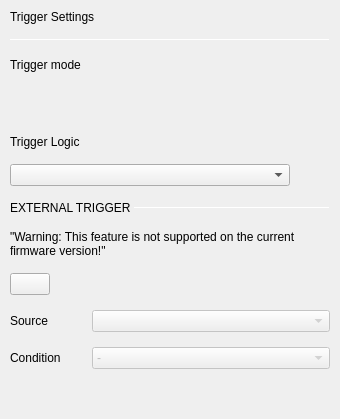
               <widget class="QWidget" name="triggerSettings">
                <property name="sizePolicy">
                 <sizepolicy hsizetype="Fixed" vsizetype="Preferred">
                  <horstretch>0</horstretch>
                  <verstretch>0</verstretch>
                 </sizepolicy>
                </property>
                <property name="minimumSize">
                 <size>
                  <width>100</width>
                  <height>0</height>
                 </size>
                </property>
                <layout class="QVBoxLayout" name="verticalLayout_10">
                 <property name="spacing">
                  <number>15</number>
                 </property>
                 <property name="leftMargin">
                  <number>10</number>
                 </property>
                 <property name="topMargin">
                  <number>10</number>
                 </property>
                 <property name="rightMargin">
                  <number>10</number>
                 </property>
                 <property name="bottomMargin">
                  <number>10</number>
                 </property>
                 <item>
                  <widget class="QLabel" name="label_9">
                   <property name="sizePolicy">
                    <sizepolicy hsizetype="Preferred" vsizetype="Fixed">
                     <horstretch>0</horstretch>
                     <verstretch>0</verstretch>
                    </sizepolicy>
                   </property>
                   <property name="text">
                    <string>Trigger Settings</string>
                   </property>
                   <property name="general_settings_label" stdset="0">
                    <bool>true</bool>
                   </property>
                  </widget>
                 </item>
                 <item>
                  <widget class="Line" name="line_6">
                   <property name="minimumSize">
                    <size>
                     <width>0</width>
                     <height>0</height>
                    </size>
                   </property>
                   <property name="maximumSize">
                    <size>
                     <width>16777215</width>
                     <height>1</height>
                    </size>
                   </property>
                   <property name="autoFillBackground">
                    <bool>false</bool>
                   </property>
                   <property name="lineWidth">
                    <number>1</number>
                   </property>
                   <property name="midLineWidth">
                    <number>0</number>
                   </property>
                   <property name="orientation">
                    <enum>Qt::Horizontal</enum>
                   </property>
                   <property name="blue_line" stdset="0">
                    <bool>true</bool>
                   </property>
                  </widget>
                 </item>
                 <item>
                  <spacer name="verticalSpacer_4">
                   <property name="orientation">
                    <enum>Qt::Vertical</enum>
                   </property>
                   <property name="sizeType">
                    <enum>QSizePolicy::Fixed</enum>
                   </property>
                   <property name="sizeHint" stdset="0">
                    <size>
                     <width>20</width>
                     <height>0</height>
                    </size>
                   </property>
                  </spacer>
                 </item>
                 <item>
                  <layout class="QGridLayout" name="gridLayout">
                   <property name="topMargin">
                    <number>0</number>
                   </property>
                   <property name="spacing">
                    <number>15</number>
                   </property>
                   <item row="3" column="0">
                    <widget class="QLabel" name="label_11">
                     <property name="sizePolicy">
                      <sizepolicy hsizetype="Preferred" vsizetype="Preferred">
                       <horstretch>0</horstretch>
                       <verstretch>0</verstretch>
                      </sizepolicy>
                     </property>
                     <property name="text">
                      <string>Trigger Logic</string>
                     </property>
                    </widget>
                   </item>
                   <item row="4" column="0">
                    <widget class="QComboBox" name="triggerLogicComboBox">
                     <property name="sizePolicy">
                      <sizepolicy hsizetype="Preferred" vsizetype="Fixed">
                       <horstretch>0</horstretch>
                       <verstretch>0</verstretch>
                      </sizepolicy>
                     </property>
                    </widget>
                   </item>
                   <item row="2" column="0">
                    <widget class="scopy::CustomSwitch" name="btnTriggerMode">
                     <property name="sizePolicy">
                      <sizepolicy hsizetype="Expanding" vsizetype="Fixed">
                       <horstretch>0</horstretch>
                       <verstretch>0</verstretch>
                      </sizepolicy>
                     </property>
                     <property name="minimumSize">
                      <size>
                       <width>280</width>
                       <height>30</height>
                      </size>
                     </property>
                     <property name="maximumSize">
                      <size>
                       <width>16777215</width>
                       <height>30</height>
                      </size>
                     </property>
                     <property name="styleSheet">
                      <string notr="true">QPushButton {
min-height: 30px;
max-height: 30px;
min-width: 280px;
border-radius: 4px;
}

QPushButton:disabled {
background-color: qlineargradient(spread:pad, x1:0.5, y1:0, x2:0.501, y2:0, stop:0 #727273, stop:1 #141416);
}

QWidget#handle {
min-height: 30px;
max-height: 30px;
min-width: 142px;
max-width: 142px;
background-color: #4a64ff;
border-radius: 2px;
}

QWidget#handle:disabled {
background-color: #aaaaaa;
}

QLabel {
margin-top: 6px;
background-color: transparent;
line-height: 19px;
}

QLabel#on {
margin-top: 0px;
min-height:30px;
max-height:30px;
min-width:140px;
max-width:140px;
qproperty-alignment: AlignCenter AlignCenter;
margin-left: 0px;
}

QLabel#on:disabled {
color: rgba(255,255,255,102);
}

QLabel#off {
margin-top: 0px;
min-height:30px;
max-height:30px;
min-width:140px;
max-width:140px;
margin-left: 140px;
qproperty-alignment: AlignCenter AlignCenter;
}

QLabel#off:disabled {
color: rgba(255,255,255,51);
}
</string>
                     </property>
                     <property name="text">
                      <string/>
                     </property>
                     <property name="checkable">
                      <bool>true</bool>
                     </property>
                     <property name="checked">
                      <bool>false</bool>
                     </property>
                     <property name="leftText" stdset="0">
                      <string>auto</string>
                     </property>
                     <property name="rightText" stdset="0">
                      <string>normal</string>
                     </property>
                     <property name="duration" stdset="0">
                      <number>100</number>
                     </property>
                    </widget>
                   </item>
                   <item row="0" column="0">
                    <widget class="QLabel" name="label_10">
                     <property name="sizePolicy">
                      <sizepolicy hsizetype="Fixed" vsizetype="Preferred">
                       <horstretch>0</horstretch>
                       <verstretch>0</verstretch>
                      </sizepolicy>
                     </property>
                     <property name="text">
                      <string>Trigger mode</string>
                     </property>
                    </widget>
                   </item>
                   <item row="0" column="1">
                    <spacer name="horizontalSpacer_12">
                     <property name="orientation">
                      <enum>Qt::Horizontal</enum>
                     </property>
                     <property name="sizeHint" stdset="0">
                      <size>
                       <width>40</width>
                       <height>20</height>
                      </size>
                     </property>
                    </spacer>
                   </item>
                  </layout>
                 </item>
                 <item>
                  <layout class="QHBoxLayout" name="horizontalLayout_10">
                   <property name="spacing">
                    <number>0</number>
                   </property>
                   <property name="topMargin">
                    <number>0</number>
                   </property>
                   <item>
                    <widget class="QLabel" name="label_12">
                     <property name="sizePolicy">
                      <sizepolicy hsizetype="Fixed" vsizetype="Preferred">
                       <horstretch>0</horstretch>
                       <verstretch>0</verstretch>
                      </sizepolicy>
                     </property>
                     <property name="text">
                      <string>EXTERNAL TRIGGER </string>
                     </property>
                     <property name="subsection_label" stdset="0">
                      <bool>true</bool>
                     </property>
                    </widget>
                   </item>
                   <item>
                    <widget class="Line" name="line_7">
                     <property name="sizePolicy">
                      <sizepolicy hsizetype="Expanding" vsizetype="Fixed">
                       <horstretch>0</horstretch>
                       <verstretch>0</verstretch>
                      </sizepolicy>
                     </property>
                     <property name="maximumSize">
                      <size>
                       <width>16777215</width>
                       <height>1</height>
                      </size>
                     </property>
                     <property name="orientation">
                      <enum>Qt::Horizontal</enum>
                     </property>
                     <property name="subsection_line" stdset="0">
                      <bool>true</bool>
                     </property>
                    </widget>
                   </item>
                  </layout>
                 </item>
                 <item>
                  <widget class="QWidget" name="externalWidget" native="true">
                   <layout class="QVBoxLayout" name="verticalLayout_11">
                    <property name="spacing">
                     <number>15</number>
                    </property>
                    <property name="leftMargin">
                     <number>0</number>
                    </property>
                    <property name="topMargin">
                     <number>0</number>
                    </property>
                    <property name="rightMargin">
                     <number>0</number>
                    </property>
                    <property name="bottomMargin">
                     <number>0</number>
                    </property>
                    <item>
                     <widget class="QLabel" name="lblWarningFw">
                      <property name="sizePolicy">
                       <sizepolicy hsizetype="Minimum" vsizetype="Minimum">
                        <horstretch>0</horstretch>
                        <verstretch>0</verstretch>
                       </sizepolicy>
                      </property>
                      <property name="text">
                       <string>&quot;Warning: This feature is not supported on the current firmware version!&quot;</string>
                      </property>
                      <property name="wordWrap">
                       <bool>true</bool>
                      </property>
                     </widget>
                    </item>
                    <item>
                     <layout class="QHBoxLayout" name="horizontalLayout_11">
                      <property name="topMargin">
                       <number>0</number>
                      </property>
                      <item>
                       <widget class="scopy::CustomSwitch" name="btnEnableExternalTrigger">
                        <property name="text">
                         <string/>
                        </property>
                       </widget>
                      </item>
                      <item>
                       <spacer name="horizontalSpacer_16">
                        <property name="orientation">
                         <enum>Qt::Horizontal</enum>
                        </property>
                        <property name="sizeHint" stdset="0">
                         <size>
                          <width>40</width>
                          <height>20</height>
                         </size>
                        </property>
                       </spacer>
                      </item>
                     </layout>
                    </item>
                    <item>
                     <layout class="QGridLayout" name="gridLayout_3">
                      <property name="topMargin">
                       <number>0</number>
                      </property>
                      <property name="spacing">
                       <number>15</number>
                      </property>
                      <item row="0" column="0">
                       <widget class="QLabel" name="label_13">
                        <property name="text">
                         <string>Source</string>
                        </property>
                       </widget>
                      </item>
                      <item row="1" column="0">
                       <widget class="QLabel" name="label_14">
                        <property name="text">
                         <string>Condition</string>
                        </property>
                       </widget>
                      </item>
                      <item row="0" column="1">
                       <widget class="QComboBox" name="externalTriggerSourceComboBox">
                        <property name="enabled">
                         <bool>false</bool>
                        </property>
                        <property name="minimumContentsLength">
                         <number>26</number>
                        </property>
                       </widget>
                      </item>
                      <item row="1" column="1">
                       <widget class="QComboBox" name="externalTriggerConditionComboBox">
                        <property name="enabled">
                         <bool>false</bool>
                        </property>
                        <item>
                         <property name="text">
                          <string>-</string>
                         </property>
                        </item>
                        <item>
                         <property name="text">
                          <string>Rising Edge</string>
                         </property>
                        </item>
                        <item>
                         <property name="text">
                          <string>Falling Edge</string>
                         </property>
                        </item>
                        <item>
                         <property name="text">
                          <string>Low</string>
                         </property>
                        </item>
                        <item>
                         <property name="text">
                          <string>High</string>
                         </property>
                        </item>
                        <item>
                         <property name="text">
                          <string>Any Edge</string>
                         </property>
                        </item>
                       </widget>
                      </item>
                     </layout>
                    </item>
                   </layout>
                  </widget>
                 </item>
                 <item>
                  <spacer name="verticalSpacer_3">
                   <property name="orientation">
                    <enum>Qt::Vertical</enum>
                   </property>
                   <property name="sizeHint" stdset="0">
                    <size>
                     <width>20</width>
                     <height>40</height>
                    </size>
                   </property>
                  </spacer>
                 </item>
                </layout>
               </widget>
